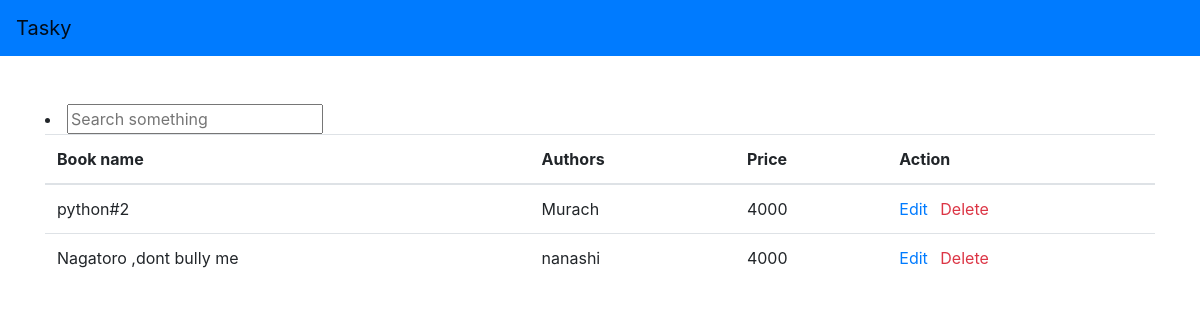
The page /bookstore/ on the database as committed earlier.
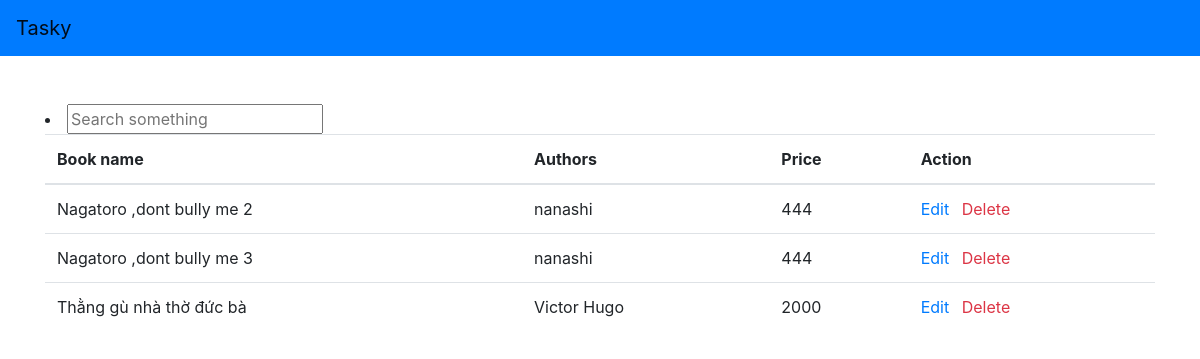
The same page on the database as committed later.
### bookstore/models.py (models this page shows, shortened)
class Books(models.Model):
    id = models.AutoField(primary_key=True)
    name = models.CharField(max_length=255)
    authors = models.ForeignKey(Authors, related_name='book',on_delete=models.CASCADE, null=True)
    price = models.IntegerField()

class Authors(models.Model):
    id = models.AutoField(primary_key=True)
    name = models.CharField(max_length=150)
    def __str__(self) -> str:
        return self.name

### bookstore/views.py (the view)
# urls.py: 2. Add a URL to urlpatterns:  path('', views.home, name='home')
def home(request):
    all_books = Books.objects.all()
    context ={
       "list_books":all_books
    }
    return render(request, 'bookstore/book.html',context)

### templates/bookstore/book.html (shortened to what this page needs)
{% extends 'base.html' %}
{% block content %}
<div class="container">
    <div class="row pt-5">
        <div class="col-12">
            <form>
                <li><input class="search-query span10" type="text" name="suggestion" value="" id="suggestion" placeholder="Search something" /></li>
             </form>
            <table class="table" id="table">
                <thead>
                  <tr>
                    <th scope="col">Book name</th>
                    <th scope="col">Authors</th>
                    <th scope="col">Price</th>
                    <th scope="col">Action</th>
                  </tr>
                </thead>
                <tbody>
                    {% for task in list_books %}
                    <tr class="record">
                        <td>{{ task.name }}</td>
                        <td>{{ task.authors }}</td>
                        <td>{{ task.price }}</td>
                        <td>
                            <a href="./"  class="link-edit mr-2 text-primary ">Edit</a>
                            <a href="{% url 'delete' task.id %}" class="link-delete text-danger">Delete</a>
                        </td>
                    </tr>
                    {% endfor %}
                </tbody>
              </table>
        </div>
    </div>
</div>
{% endblock content %}

### templates/base.html (shortened to what this page needs)
<!DOCTYPE html>
<html lang="en">
<head>
  {% load static %}
  <link rel="stylesheet" href="https://cdn.jsdelivr.net/npm/bootstrap@4.5.3/dist/css/bootstrap.min.css">
</head>
<body>
    <nav class="navbar navbar-expand-lg navbar-light bg-primary">
        <a class="navbar-brand" href="#">Tasky</a>
      </nav>
  {% block content %}
  {% endblock content %}
</body>
</html>

Rows that differ between the two databases and show on the page:
removed Books: name "python#2", authors "Murach", price "4000"
removed Books: name "Nagatoro ,dont bully me", authors "nanashi", price "4000"
added Books: name "Nagatoro ,dont bully me 2", authors "nanashi", price "444"
added Books: name "Nagatoro ,dont bully me 3", authors "nanashi", price "444"
added Books: name "Thằng gù nhà thờ đức bà", authors "Victor Hugo", price "2000"
